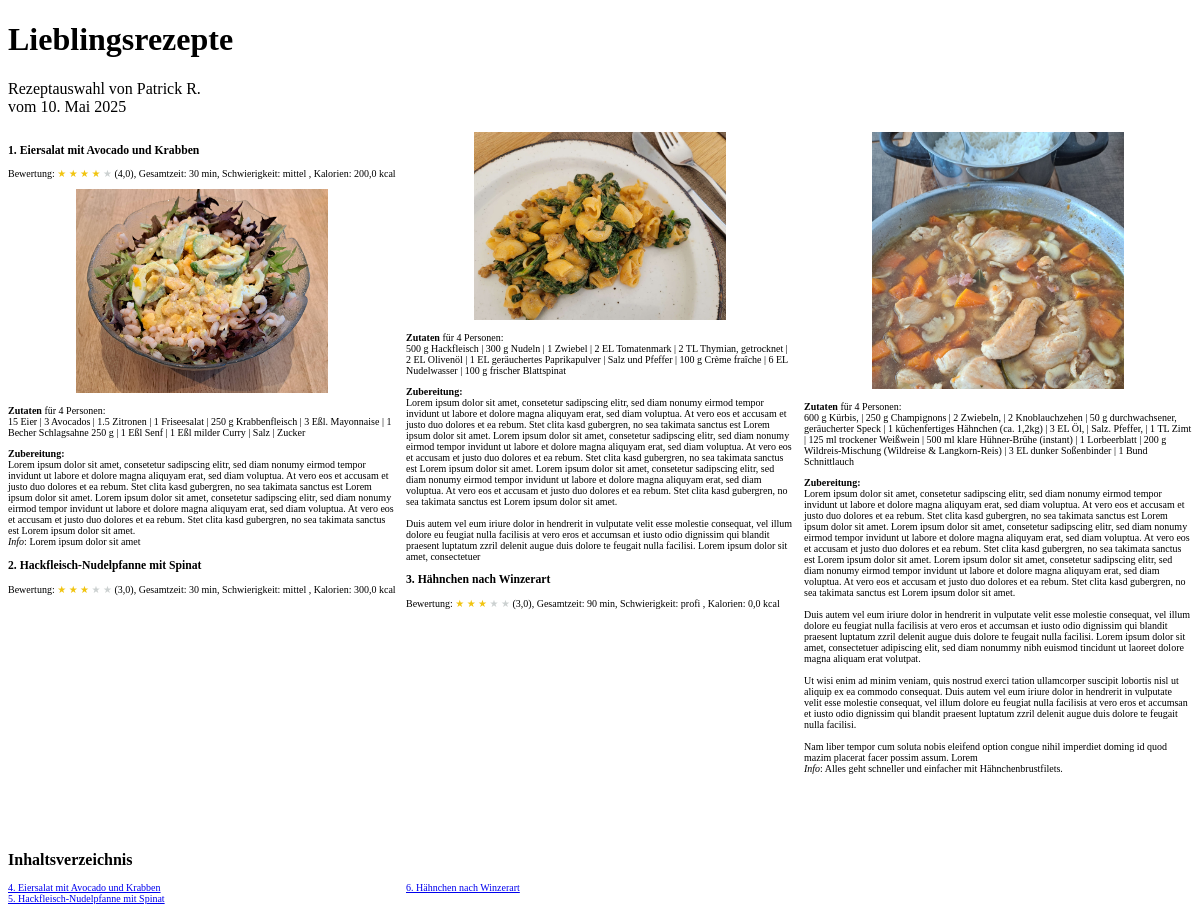
The app's page /recipes-book/ (signed in) with its own data.
### user_app/models.py (models this page shows)
class User(AbstractUser):
    name = models.CharField(max_length=200, null=True)
    email = models.EmailField(unique=True, null=True)
    biography = models.TextField(null=True)
    user_image = models.ImageField(null=True, default="users/avatar.jpg", upload_to="users")
    updated = models.DateTimeField(auto_now=True)
    created = models.DateTimeField(auto_now_add=True)
    USERNAME_FIELD = 'email'
    REQUIRED_FIELDS = ['username']

### recipes_app/models.py (models this page shows, shortened)
class Recipe(models.Model):
    owner = models.ForeignKey(User, on_delete=models.SET_NULL, null=True)
    likes = models.ManyToManyField(User,  blank=True, related_name="likes")
    name = models.CharField(max_length=500)
    updated = models.DateTimeField(auto_now=True)
    created = models.DateTimeField(auto_now_add=True)
    topic = models.ManyToManyField(Topic, blank=True)
    persons = models.IntegerField()
    ingredients = models.TextField(null=True, blank=True)
    steps = models.TextField(null=True, blank=True)
    tips = models.TextField(null=True, blank=True)
    reference = models.TextField(null=True, blank=True)
    reference_link = models.URLField(max_length=2048, null=True, blank=True)
    nutrients_person = models.FloatField(null=True, blank=True, default=0.0)
    nutrients_table = models.TextField(null=True, blank=True)
    expected_time_total = models.FloatField(null=True, blank=True, default=0.0)
    expected_time_work = models.FloatField(null=True, blank=True, default=0.0)
    expected_time_bake = models.FloatField(null=True, blank=True, default=0.0)
    expected_time_rest = models.FloatField(null=True, blank=True, default=0.0)
    difficulty = models.IntegerField(null=True, blank=True, default=0)
    image_meal = models.ImageField(blank=True, upload_to="recipes")
    video_meal = models.URLField(max_length=2048, null=True, blank=True)
    rating_mean = models.FloatField(null=True, blank=True, default=0.0)
    rating_count = models.IntegerField(null=True, blank=True, default=0)
    rating_1 = models.IntegerField(null=True, blank=True, default=0)
    rating_2 = models.IntegerField(null=True, blank=True, default=0)
    rating_3 = models.IntegerField(null=True, blank=True, default=0)
    rating_4 = models.IntegerField(null=True, blank=True, default=0)
    rating_5 = models.IntegerField(null=True, blank=True, default=0)
    @property
    def ingredients_trimmed(self):
        return self.ingredients.replace('\r\n', '\n').replace('\n', ' | ')
    class Meta:
        ordering = ['-updated', '-created']

### recipes_app/views.py (the view)
# urls.py: path('recipes-book/', views.recipes_book, name="recipes-book"),
@login_required(login_url='user-login-required')
def recipes_book(request):
    recipes_liked = request.user.likes.all()
    recipes_liked = recipes_liked.order_by("name")
    context = {"recipes": recipes_liked, "diff_lookup": COOKING_DIFFICULTY_LOOKUP}
    return render(request, 'recipes_app/recipes_book.html', context)

### recipes_app/templates/recipes_app/recipes_book.html (shortened to what this page needs)
<!DOCTYPE html>
<html lang="de">
<head>
</head>
<body>
<h1>Lieblingsrezepte</h1>
<p style="font-size:16px;">Rezeptauswahl von {{request.user.name}} <br> vom {% now "" %} </p>
<div style="column-count:3;margin-bottom:64px">
{% for recipe in recipes %}
    <h3 id="{{recipe.id}}" >{{recipe.name}}</h3>
    <p>
        Bewertung:
        {% if recipe.rating_mean %}
            {% for i in '12345'|make_list  %}
                {% if i|add:"0" <= recipe.rating_mean %}
                    <span style='color:#f1c40f'>&#9733;</span>
                {% else %}
                    <span style='color:#ccd1d1'>&#9733;</span>
                {% endif %}
            {% endfor %}
        {% else %}
            <span style='color:#ccd1d1'>&#9733; &#9733; &#9733; &#9733; &#9733;</span>
        {% endif %}
        ({{ recipe.rating_mean|default_if_none:"-" }}), Gesamtzeit: {{ recipe.expected_time_total|floatformat:"0" }} min,
        Schwierigkeit:
        {% if recipe.difficulty in diff_lookup %}
            {% for key, value in diff_lookup.items %}
            {% if key == recipe.difficulty %}
                {{value}}
            {% endif %}
            {% endfor %}
        {% else %}
            Grad {{ recipe.difficulty|default_if_none:"-" }}
        {% endif%},
        Kalorien: {{ recipe.nutrients_person|default_if_none:"-" }} kcal
    </p>
    <div style="text-align:center">
        <img src="{{ recipe.image_meal.url }}" style="width:65%;" >
    </div>
    <p>
        <strong>Zutaten</strong> für {{recipe.persons}} Personen: <br>
        {{recipe.ingredients_trimmed}}
    </p>
    <p>
         <strong>Zubereitung:</strong> <br>
        {{recipe.steps|escape|linebreaksbr}}
        {% if recipe.tips %}
        <br>
            <i>Info</i>: {{recipe.tips|escape}}
        {% endif %}
    </p>
{% endfor %}
</div>
<div style="column-count:3;">
    <h2>Inhaltsverzeichnis</h2>
    {% for recipe in recipes %}
    <a href="#{{recipe.id}}">{{recipe.name}}</a> <br>
    {% endfor %}
</div>
</body>
</html>

### recipes_app/templates/recipes_app/recipes_book.html (style rules this page uses)
body { font-size: 10px; background-color: white; counter-reset: section; }
h1 { font-size: 32px; counter-reset: section; }
h2 { font-size: 16px; counter-reset: section; column-span: all; }
h3::before { counter-increment: section; content: counter(section) ". "; }
a::before { counter-increment: section; content: counter(section) ". "; }

### records on screen
User: user.name "Patrick R."
Recipe: name "Eiersalat mit Avocado und Krabben", rating_mean "4,0", expected_time_total "30", diff_lookup "mittel", nutrients_person "200,0", image_meal (picture), persons "4", ingredients_trimmed "15 Eier | 3 Avocados | 1.5 Zitronen | 1 Friseesalat | 250 g Krabbenfleisch | 3 Eßl. Mayonnaise | 1 Becher Schlagsahne 250 g | 1 Eßl Senf | 1 Eßl milder Curry | Salz | Zucker", steps "Lorem ipsum dolor sit amet, consetetur sadipscing elitr, sed diam nonumy eirmod tempor invidunt ut labore et dolore magna aliquyam erat, sed diam voluptua. At vero eos et accusam et justo duo dolores et ea rebum. Stet clita kasd gubergren, no sea takimata sanctus est Lorem ipsum dolor sit amet. Lorem ipsum dolor sit amet, consetetur sadipscing elitr, sed diam nonumy eirmod tempor invidunt ut labore et dolore magna aliquyam erat, sed diam voluptua. At vero eos et accusam et justo duo dolores et ea rebum. Stet clita kasd gubergren, no sea takimata sanctus est Lorem ipsum dolor sit amet.", tips "Lorem ipsum dolor sit amet"
Recipe: name "Hackfleisch-Nudelpfanne mit Spinat", rating_mean "3,0", expected_time_total "30", diff_lookup "mittel", nutrients_person "300,0", image_meal (picture), persons "4", ingredients_trimmed "500 g Hackfleisch | 300 g Nudeln | 1 Zwiebel | 2 EL Tomatenmark | 2 TL Thymian, getrocknet | 2 EL Olivenöl | 1 EL geräuchertes Paprikapulver | Salz und Pfeffer | 100 g Crème fraîche | 6 EL Nudelwasser | 100 g frischer Blattspinat", steps "Lorem ipsum dolor sit amet, consetetur sadipscing elitr, sed diam nonumy eirmod tempor invidunt ut labore et dolore magna aliquyam erat, sed diam voluptua. At vero eos et accusam et justo duo dolores et ea rebum. Stet clita kasd gubergren, no sea takimata sanctus est Lorem ipsum dolor sit amet. Lorem ipsum dolor sit amet, consetetur sadipscing elitr, sed diam nonumy eirmod tempor invidunt ut labore et dolore magna aliquyam erat, sed diam voluptua. At vero eos et accusam et justo duo dolores et ea rebum. Stet clita kasd gubergren, no sea takimata sanctus est Lorem ipsum dolor sit amet. Lorem ipsum dolor sit amet, consetetur sadipscing elitr, sed diam nonumy eirmod tempor invidunt ut labore…"
Recipe: name "Hähnchen nach Winzerart", rating_mean "3,0", expected_time_total "90", diff_lookup "profi", nutrients_person "0,0", image_meal (picture), persons "4", ingredients_trimmed "600 g Kürbis, | 250 g Champignons | 2 Zwiebeln, | 2 Knoblauchzehen | 50 g durchwachsener, geräucherter Speck | 1 küchenfertiges Hähnchen (ca. 1,2kg) | 3 EL Öl, | Salz. Pfeffer, | 1 TL Zimt | 125 ml trockener Weißwein | 500 ml klare Hühner-Brühe (instant) | 1 Lorbeerblatt | 200 g Wildreis-Mischung (Wildreise & Langkorn-Reis) | 3 EL dunker Soßenbinder | 1 Bund Schnittlauch", steps "Lorem ipsum dolor sit amet, consetetur sadipscing elitr, sed diam nonumy eirmod tempor invidunt ut labore et dolore magna aliquyam erat, sed diam voluptua. At vero eos et accusam et justo duo dolores et ea rebum. Stet clita kasd gubergren, no sea takimata sanctus est Lorem ipsum dolor sit amet. Lorem ipsum dolor sit amet, consetetur sadipscing elitr, sed diam nonumy eirmod tempor invidunt ut labore et dolore magna aliquyam erat, sed diam voluptua. At vero eos et accusam et justo duo dolores et ea rebum. Stet clita kasd gubergren, no sea takimata sanctus est Lorem ipsum dolor sit amet. Lorem ipsum dolor sit amet, consetetur sadipscing elitr, sed diam nonumy eirmod tempor invidunt ut labore…", tips "Alles geht schneller und einfacher mit Hähnchenbrustfilets."
